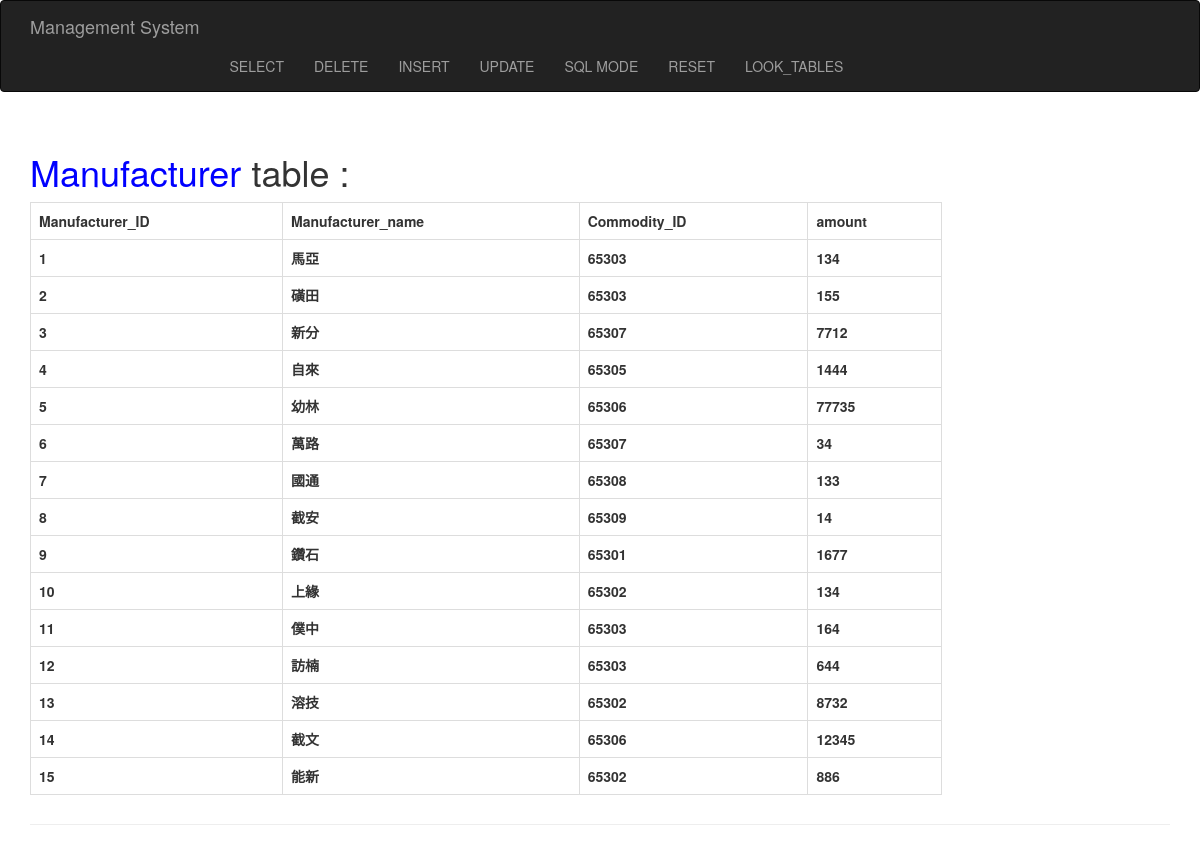
The app's page /tables/Manufacturer with its own data.
### tables this page shows
CREATE TABLE Manufacturer(
	Manufacturer_ID INTEGER PRIMARY KEY,
	Manufacturer_name TEXT NOT NULL,
	Commodity_ID INTEGER NOT NULL,
	amount INTEGER NOT NULL
);

### dbms/button.py (the view)
@bp.route('/tables/<table>')
def table_btn(table):
    content = get_db().execute("SELECT * FROM " + table).fetchall()
    return render_template('enter.html', table=table, content=content)

### dbms/db.py (called while the page is built)
def get_db():
    if 'db' not in g:
        g.db = sqlite3.connect(
            current_app.config['DATABASE'],
            detect_types=sqlite3.PARSE_DECLTYPES
        )
        g.db.row_factory = sqlite3.Row
    return g.db

### dbms/templates/enter.html (shortened to what this page needs)
{% extends "base.html" %}
{% block page_content %}
<div class="page-header">
	<h1><font color="blue">{{ table }}</font> table :</h1>
	<table class="table-hover table-bordered table" style="width: 80%;">
		<tr>
			{% if content %}
				{% for key in content[0].keys() %}
					<th>{{ key }}</th>
				{% endfor %}
			{% endif %}
		</tr>
		{% if content %}
			{% for row in content %}
				<tr>
				{% for key in content[0].keys() %}
				<th>{{ row[key] }}</th>
				{% endfor %}
				</tr>
			{% endfor %}
		{% endif %}
	</table>
</div>
{% endblock %}

### records on screen
Manufacturer: Manufacturer_ID "1" "馬亞" "65303" "134"
Manufacturer: Manufacturer_ID "2" "磺田" "65303" "155"
Manufacturer: Manufacturer_ID "3" "新分" "65307" "7712"
Manufacturer: Manufacturer_ID "4" "自來" "65305" "1444"
Manufacturer: Manufacturer_ID "5" "幼林" "65306" "77735"
Manufacturer: Manufacturer_ID "6" "萬路" "65307" "34"
Manufacturer: Manufacturer_ID "7" "國通" "65308" "133"
Manufacturer: Manufacturer_ID "8" "截安" "65309" "14"
Manufacturer: Manufacturer_ID "9" "鑽石" "65301" "1677"
Manufacturer: Manufacturer_ID "10" "上緣" "65302" "134"
Manufacturer: Manufacturer_ID "11" "僕中" "65303" "164"
Manufacturer: Manufacturer_ID "12" "訪楠" "65303" "644"
Manufacturer: Manufacturer_ID "13" "溶技" "65302" "8732"
Manufacturer: Manufacturer_ID "14" "截文" "65306" "12345"
Manufacturer: Manufacturer_ID "15" "能新" "65302" "886"

### other values on screen
{{ table }} "Manufacturer"
{{ key }} "Manufacturer_ID" "Manufacturer_name" "Commodity_ID" "amount"
